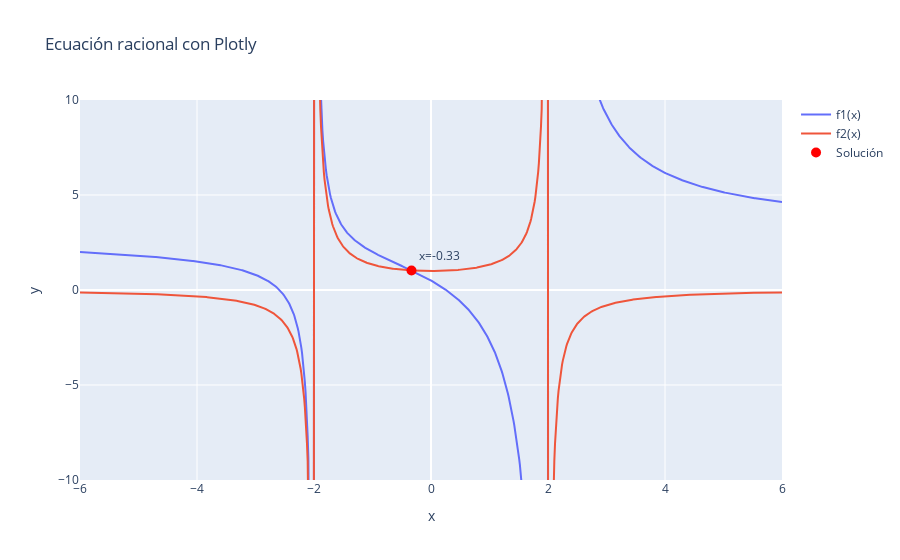

Notebook cell for this chart:
### Markdown cell above
Aquí tienes un **script de Python** que la resuelve con **SymPy** y además grafica las dos funciones con **Matplotlib** y **Plotly** para visualizar los puntos de intersección:

### Code cell
import sympy as sp
import numpy as np
import matplotlib.pyplot as plt
import plotly.graph_objects as go

# Definir variable
x = sp.Symbol('x', real=True)

# Definir ecuación
expr = (3*x)/(x - 2) + 1/(x+2) - (-4)/(x**2 - 4)

# Resolver algebraicamente
soluciones = sp.solve(sp.simplify(expr), x)
print("Soluciones simbólicas:", soluciones)

### Figure 1 — Plotly figure (JSON) as saved in the notebook; plotly's stock layout.template omitted (floating-point values rounded to 4 significant figures; data arrays with more than 128 entries replaced by an {"elided": "..."} marker saying what was removed)
{"data": [{"mode": "lines", "name": "f1(x)", "type": "scatter", "x": {"elided": "998 float values"}, "y": {"elided": "998 float values"}}, {"mode": "lines", "name": "f2(x)", "type": "scatter", "x": {"elided": "998 float values"}, "y": {"elided": "998 float values"}}, {"marker": {"color": "red", "size": 10}, "mode": "markers+text", "name": "Solución", "text": ["x=-0.33"], "textposition": "top right", "type": "scatter", "x": [-0.3333], "y": [1.029]}], "layout": {"title": {"text": "Ecuación racional con Plotly"}, "xaxis": {"title": {"text": "x"}}, "yaxis": {"range": [-10, 10], "title": {"text": "y"}}}}
